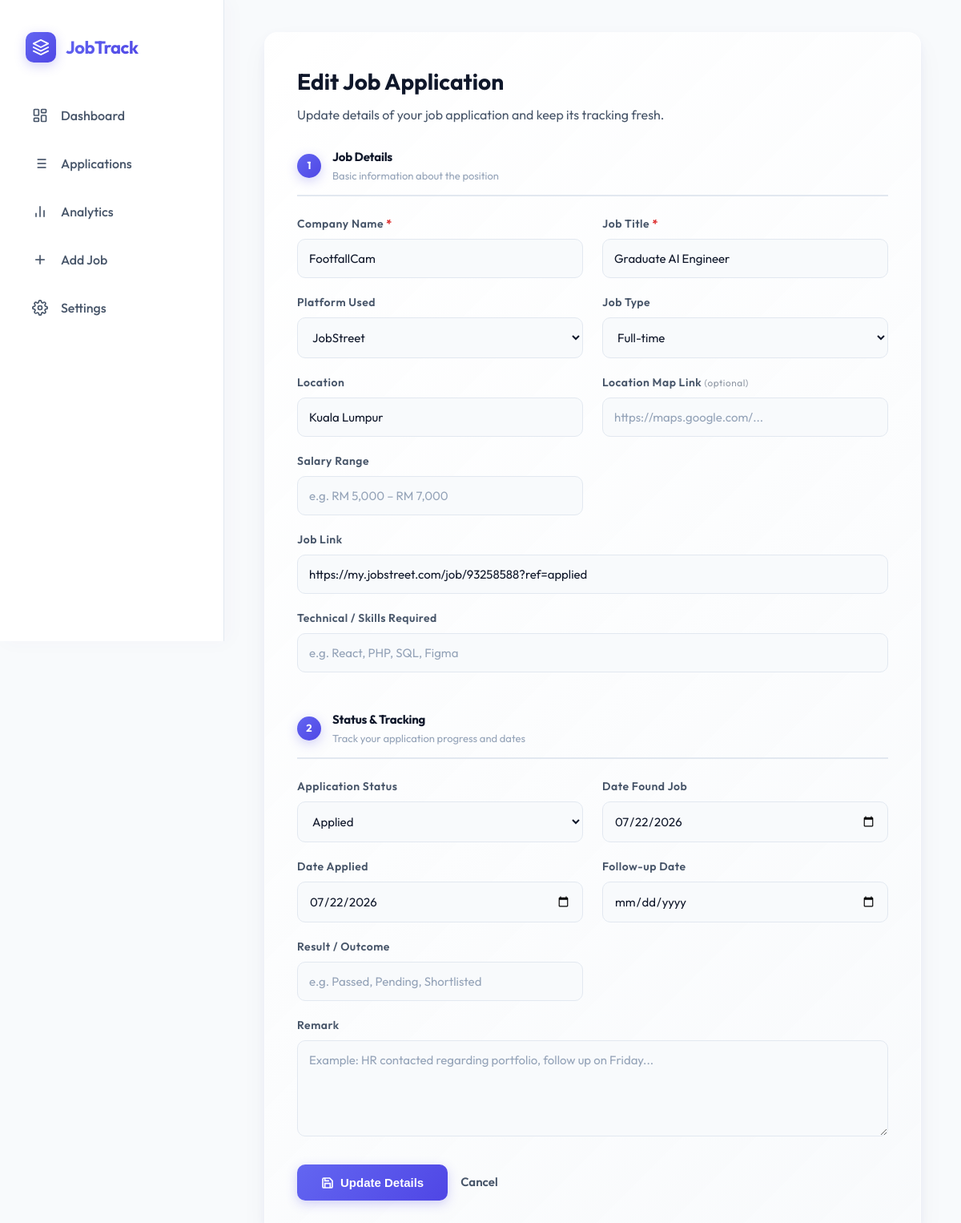
The page /app/edit.php?id=284&back=index.php? on the database its author committed.
### tables this page shows
CREATE TABLE applications (
            id INTEGER PRIMARY KEY AUTOINCREMENT,
            job_title TEXT NOT NULL,
            company TEXT NOT NULL,
            platform TEXT,
            date_applied TEXT,
            status TEXT DEFAULT 'Applied',
            notes TEXT,
            created_at DATETIME DEFAULT CURRENT_TIMESTAMP
        , date_found TEXT, job_type TEXT, location TEXT, salary_range TEXT, job_link TEXT, remark TEXT, follow_up_date TEXT, interview_date TEXT, result TEXT, technical_skills TEXT, assessment_status TEXT DEFAULT 'None', assessment_type TEXT, assessment_deadline TEXT, assessment_link TEXT, assessment_notes TEXT, interview_location TEXT, assessment_platform TEXT, location_link TEXT, interview_location_link TEXT);

### app/edit.php (the view, shortened to what this page needs)
<?php
include 'db.php';
$id = isset($_GET['id']) ? (int)$_GET['id'] : 0;
$back = 'index.php';
if (isset($_GET['back'])) {
    $parsed = parse_url($_GET['back']);
    if (empty($parsed['host']) && (strpos($parsed['path'], 'index.php') !== false || empty($parsed['path']))) {
        $back = $_GET['back'];
    }
}
$stmt = $pdo->prepare("SELECT * FROM applications WHERE id = ?");
$stmt->execute([$id]);
$app = $stmt->fetch(PDO::FETCH_ASSOC);
$platform_options = ['JobStreet', 'LinkedIn', 'Website', 'MyFutureJobs'];
$platform_select_val = '';
if (!empty($app['platform'])) {
    if (in_array($app['platform'], $platform_options)) {
        $platform_select_val = $app['platform'];
    } else {
        $platform_select_val = 'Other';
        $platform_other_val = $app['platform'];
        $show_other = true;
    }
}
?>
<!DOCTYPE html>
<html lang="en">
<head>
    <link rel="stylesheet" href="style.css?v=1.2.0">
</head>
<body>
    <div class="layout">
        <aside class="sidebar">
            <div class="sidebar-logo">
                <div class="sidebar-logo-icon">
                    <svg viewBox="0 0 24 24">
                        <path d="M12 2L2 7l10 5 10-5-10-5zM2 17l10 5 10-5M2 12l10 5 10-5" stroke="white" stroke-width="2" stroke-linecap="round" stroke-linejoin="round" fill="none"/>
                    </svg>
                </div>
                <h2>JobTrack</h2>
            </div>
            <ul class="sidebar-menu">
                <li class="sidebar-menu-item">
                    <a href="index.php?view=dashboard">
                        <svg viewBox="0 0 24 24"><rect x="3" y="3" width="7" height="9" rx="1"></rect><rect x="14" y="3" width="7" height="5" rx="1"></rect><rect x="14" y="12" width="7" height="9" rx="1"></rect><rect x="3" y="16" width="7" height="5" rx="1"></rect></svg>
                        Dashboard
                    </a>
                </li>
                <li class="sidebar-menu-item">
                    <a href="index.php?view=applications">
                        <svg viewBox="0 0 24 24"><line x1="8" y1="6" x2="21" y2="6"></line><line x1="8" y1="12" x2="21" y2="12"></line><line x1="8" y1="18" x2="21" y2="18"></line><line x1="3" y1="6" x2="3.01" y2="6"></line><line x1="3" y1="12" x2="3.01" y2="12"></line><line x1="3" y1="18" x2="3.01" y2="18"></line></svg>
                        Applications
                    </a>
                </li>
                <li class="sidebar-menu-item">
                    <a href="index.php?view=analytics">
                        <svg viewBox="0 0 24 24"><line x1="18" y1="20" x2="18" y2="10"></line><line x1="12" y1="20" x2="12" y2="4"></line><line x1="6" y1="20" x2="6" y2="14"></line></svg>
                        Analytics
                    </a>
                </li>
                <li class="sidebar-menu-item">
                    <a href="add.php">
                        <svg viewBox="0 0 24 24"><line x1="12" y1="5" x2="12" y2="19"></line><line x1="5" y1="12" x2="19" y2="12"></line></svg>
                        Add Job
                    </a>
                </li>
                <li class="sidebar-menu-item">
                    <a href="settings.php">
                        Settings
                    </a>
                </li>
            </ul>
        </aside>
        <main class="main">
            <div class="form-container">
                <h1>Edit Job Application</h1>
                <p class="muted">Update details of your job application and keep its tracking fresh.</p>
                <form method="POST" action="edit.php?id=<?= $id ?>&back=<?= urlencode($back) ?>">
                    <div class="form-grid">
                        <div class="form-section-header">
                            <span class="form-section-number">1</span>
                            <div>
                                <div class="form-section-title">Job Details</div>
                                <div class="form-section-subtitle">Basic information about the position</div>
                            </div>
                        </div>
                        <div class="form-group">
                            <label>Company Name <span class="required-star">*</span></label>
                            <input type="text" name="company" required value="<?= htmlspecialchars($app['company']) ?>" placeholder="e.g. Google, Stripe, Canva">
                        </div>
                        <div class="form-group">
                            <label>Job Title <span class="required-star">*</span></label>
                            <input type="text" name="job_title" required value="<?= htmlspecialchars($app['job_title']) ?>" placeholder="e.g. Senior Software Engineer">
                        </div>
                        <div class="form-group">
                            <label>Platform Used</label>
                            <select name="platform_select" id="platform_select" onchange="togglePlatformOther(this)">
                                <?php foreach ($platform_options as $option): ?>
                                    <option value="<?= $option ?>" <?= $platform_select_val === $option ? 'selected' : '' ?>><?= $option ?></option>
                                <?php endforeach; ?>
                            </select>
                        </div>
                        <div class="form-group">
                            <label>Job Type</label>
                            <select name="job_type">
                                <?php
                                $types = ['Full-time', 'Part-time', 'Internship', 'Contract', 'Remote', 'Hybrid'];
                                foreach ($types as $type): ?>
                                    <option <?= $app['job_type'] === $type ? 'selected' : '' ?>><?= $type ?></option>
                                <?php endforeach; ?>
                            </select>
                        </div>
                        <div class="form-group">
                            <label>Location</label>
                            <input type="text" name="location" value="<?= htmlspecialchars($app['location'] ?: '') ?>" placeholder="e.g. Kuala Lumpur, Remote">
                        </div>
                        <div class="form-group">
                            <label>Location Map Link <span style="font-weight:400;opacity:.6;font-size:.85em;">(optional)</span></label>
                            <input type="url" name="location_link" value="<?= htmlspecialchars($app['location_link'] ?? '') ?>" placeholder="https://maps.google.com/...">
                        </div>
                        <div class="form-group">
                            <label>Salary Range</label>
                            <input type="text" name="salary_range" value="<?= htmlspecialchars($app['salary_range'] ?: '') ?>" placeholder="e.g. RM 5,000 – RM 7,000">
                        </div>
                        <div class="form-group full-width">
                            <label>Job Link</label>
                            <input type="url" name="job_link" value="<?= htmlspecialchars($app['job_link'] ?: '') ?>" placeholder="https://...">
                        </div>
                        <div class="form-group full-width">
                            <label>Technical / Skills Required</label>
                            <input type="text" name="technical_skills" value="<?= htmlspecialchars($app['technical_skills'] ?: '') ?>" placeholder="e.g. React, PHP, SQL, Figma">
                        </div>
                        <div class="form-section-header">
                            <span class="form-section-number">2</span>
                            <div>
                                <div class="form-section-title">Status &amp; Tracking</div>
                                <div class="form-section-subtitle">Track your application progress and dates</div>
                            </div>
                        </div>
                        <div class="form-group">
                            <label>Application Status</label>
                            <select name="status" id="app_status" onchange="toggleStatusFields()">
                                <?php
                                $statuses = ['Applied', 'Pending', 'Viewed Application', 'Interview', 'Assessment', 'Rejected', 'Offered', 'Expired', 'Unlikely to Progress Further'];
                                foreach ($statuses as $stat): ?>
                                    <option <?= $app['status'] === $stat ? 'selected' : '' ?>><?= $stat ?></option>
                                <?php endforeach; ?>
                            </select>
                        </div>
                        <div class="form-group">
                            <label>Date Found Job</label>
                            <input type="date" name="date_found" value="<?= htmlspecialchars($app['date_found'] ?: '') ?>">
                        </div>
                        <div class="form-group">
                            <label>Date Applied</label>
                            <input type="date" name="date_applied" value="<?= htmlspecialchars($app['date_applied'] ?: '') ?>">
                        </div>
                        <div class="form-group">
                            <label>Follow-up Date</label>
                            <input type="date" name="follow_up_date" value="<?= htmlspecialchars($app['follow_up_date'] ?: '') ?>">
                        </div>
                        <div class="form-group">
                            <label>Result / Outcome</label>
                            <input type="text" name="result" value="<?= htmlspecialchars($app['result'] ?: '') ?>" placeholder="e.g. Passed, Pending, Shortlisted">
                        </div>
                        <div class="form-group full-width">
                            <label>Remark</label>
                            <textarea name="remark" placeholder="Example: HR contacted regarding portfolio, follow up on Friday..."><?= htmlspecialchars($app['remark'] ?: '') ?></textarea>
                        </div>
                    </div>
                    <div class="form-actions">
                        <button type="submit" class="btn">
                            <svg viewBox="0 0 24 24" width="16" height="16" fill="none" stroke="currentColor" stroke-width="2.5"><path d="M19 21H5a2 2 0 0 1-2-2V5a2 2 0 0 1 2-2h11l5 5v11a2 2 0 0 1-2 2z"/><polyline points="17 21 17 13 7 13 7 21"/><polyline points="7 3 7 8 15 8"/></svg>
                            Update Details
                        </button>
                        <a href="<?= htmlspecialchars($back) ?>" class="back">Cancel</a>
                    </div>
                </form>
            </div>
        </main>
    </div>
</body>
</html>

### rows shown on the page
applications: company "FootfallCam", job_title "Graduate AI Engineer", platform_select "JobStreet", job_type "Full-time", location "Kuala Lumpur", job_link "https://my.jobstreet.com/job/93258588?ref=applied", status "Applied", date_found "07/22/2026", date_applied "07/22/2026"
